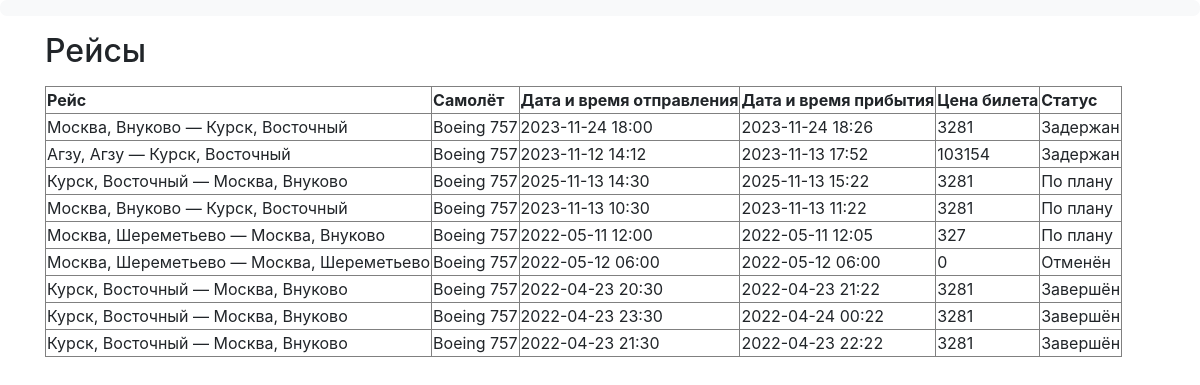
Page /manager/flights on the committed database.
### data/airports.py (models this page shows)
class Airport(SqlAlchemyBase):
    __tablename__ = 'Airports'
    id = sa.Column(sa.Integer, primary_key=True, autoincrement=True, unique=True, nullable=False)
    name = sa.Column(sa.String, nullable=False)
    city = sa.Column(sa.String, nullable=False)

### data/flights.py (models this page shows)
class Flight(SqlAlchemyBase):
    __tablename__ = 'Flights'
    id = sa.Column(sa.Integer, primary_key=True, autoincrement=True, unique=True, nullable=False)
    dept_airport_id = sa.Column(sa.Integer, sa.ForeignKey('Airports.id'), nullable=False)
    dest_airport_id = sa.Column(sa.Integer, sa.ForeignKey('Airports.id'), nullable=False)
    plane_id = sa.Column(sa.Integer, sa.ForeignKey('Planes.id'), nullable=False)
    dept_datetime = sa.Column(sa.DateTime, nullable=False)
    dest_datetime = sa.Column(sa.DateTime, nullable=False)
    price = sa.Column(sa.Integer, nullable=False)
    status_id = sa.Column(sa.Integer, sa.ForeignKey('Statuses.id'), nullable=False)

### data/planes.py (models this page shows)
class Plane(SqlAlchemyBase):
    __tablename__ = 'Planes'
    id = sa.Column(sa.Integer, primary_key=True, autoincrement=True, unique=True, nullable=False)
    name = sa.Column(sa.String, unique=True, nullable=False)
    rows_num = sa.Column(sa.Integer, nullable=False)
    columns_num = sa.Column(sa.Integer, nullable=False)
    flight_cost_per_1000_km = sa.Column(sa.Integer, nullable=False)
    average_speed = sa.Column(sa.Integer, nullable=False)

### data/statuses.py (models this page shows)
class Status(SqlAlchemyBase):
    __tablename__ = 'Statuses'
    id = sa.Column(sa.Integer, primary_key=True, autoincrement=True, unique=True, nullable=False)
    name = sa.Column(sa.String, unique=True, nullable=False)

### main.py (the view)
@app.route('/manager/flights', methods=['GET', 'POST'])
def manager_flights():
    db_sess = db_session.create_session()
    update_flights_status()
    return render_template('manager_flights.html',
                           dept_airports=db_sess.query(airports.Airport)
                           .join(flights.Flight, flights.Flight.dept_airport_id == airports.Airport.id),
                           dest_airports=db_sess.query(airports.Airport)
                           .join(flights.Flight, flights.Flight.dest_airport_id == airports.Airport.id),
                           table=db_sess.query(flights.Flight, planes.Plane, statuses.Status).filter(
                               flights.Flight.plane_id == planes.Plane.id,
                               flights.Flight.status_id == statuses.Status.id))

### data/db_session.py (called while the page is built)
def create_session() -> Session:
    global __factory
    return __factory()

### main.py (called while the page is built)
def update_flights_status():
    ZERO_TD = datetime.timedelta(minutes=0)
    BOARDING_TD = datetime.timedelta(minutes=40)
    db_sess = db_session.create_session()
    now = datetime.datetime.now()
    status_query = db_sess.query(statuses.Status)
    for flight, status in db_sess.query(flights.Flight, statuses.Status).filter(
            flights.Flight.status_id == statuses.Status.id).all():
        if status.name in ('Отменён', 'Завершён'):
            continue
        if flight.dest_datetime < now:
            flight.status_id = status_query.filter(statuses.Status.name == 'Завершён').first().id
        elif ZERO_TD < flight.dept_datetime - now < BOARDING_TD:
            flight.status_id = status_query.filter(statuses.Status.name == 'Посадка').first().id
    db_sess.commit()

### templates/manager_flights.html (shortened to what this page needs)
{% extends "base_manager.html" %}
{% block content %}
<p><h2>Рейсы</h2><p>
    <table border="">
        <tr>
            <td><b>Рейс</b></td>
            <td><b>Самолёт</b></td>
            <td><b>Дата и время отправления</b></td>
            <td><b>Дата и время прибытия</b></td>
            <td><b>Цена билета</b></td>
            <td><b>Статус</b></td>
        </tr>
        {% for flight, plane, status in table.all() %}
        <tr>
            {% set i = loop.index0 %}
            <td>{{ dept_airports[i].city }}, {{ dept_airports[i].name }} —
                {{ dest_airports[i].city }}, {{ dest_airports[i].name }}</td>
            <td>{{ plane.name }}</td>
            <td>{{ ':'.join(flight.dept_datetime.__str__().split(':')[:-1]) }}</td>
            <td>{{ ':'.join(flight.dest_datetime.__str__().split(':')[:-1]) }}</td>
            <td>{{ flight.price }}</td>
            <td>{{ status.name }}</td>
        </tr>
        {% endfor %}
    </table>
{% endblock %}

### rows in the picture
Flight: name "Boeing 757", dept_datetime "2023-11-24 18:00", dest_datetime "2023-11-24 18:26", price "3281", name "Задержан"
Airport: city "Москва", name "Внуково"
Airport: city "Курск", name "Восточный"
Flight: name "Boeing 757", dept_datetime "2023-11-12 14:12", dest_datetime "2023-11-13 17:52", price "103154", name "Задержан"
Airport: city "Агзу", name "Агзу"
Flight: name "Boeing 757", dept_datetime "2025-11-13 14:30", dest_datetime "2025-11-13 15:22", price "3281", name "По плану"
Flight: name "Boeing 757", dept_datetime "2023-11-13 10:30", dest_datetime "2023-11-13 11:22", price "3281", name "По плану"
Flight: name "Boeing 757", dept_datetime "2022-05-11 12:00", dest_datetime "2022-05-11 12:05", price "327", name "По плану"
Airport: city "Москва", name "Шереметьево"
Flight: name "Boeing 757", dept_datetime "2022-05-12 06:00", dest_datetime "2022-05-12 06:00", price "0", name "Отменён"
Flight: name "Boeing 757", dept_datetime "2022-04-23 20:30", dest_datetime "2022-04-23 21:22", price "3281", name "Завершён"
Flight: name "Boeing 757", dept_datetime "2022-04-23 23:30", dest_datetime "2022-04-24 00:22", price "3281", name "Завершён"
Flight: name "Boeing 757", dept_datetime "2022-04-23 21:30", dest_datetime "2022-04-23 22:22", price "3281", name "Завершён"
